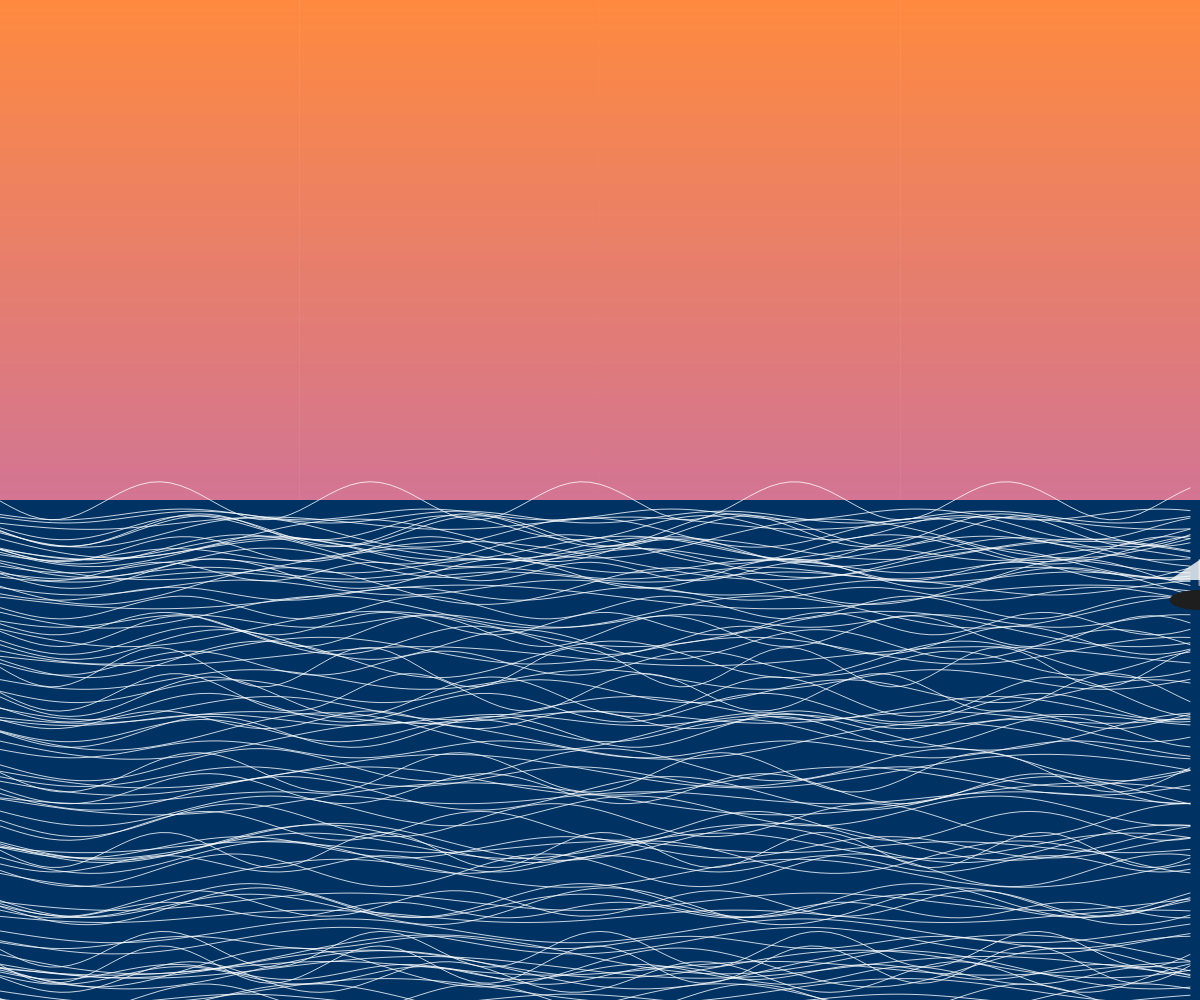
Frame 1 (no input)
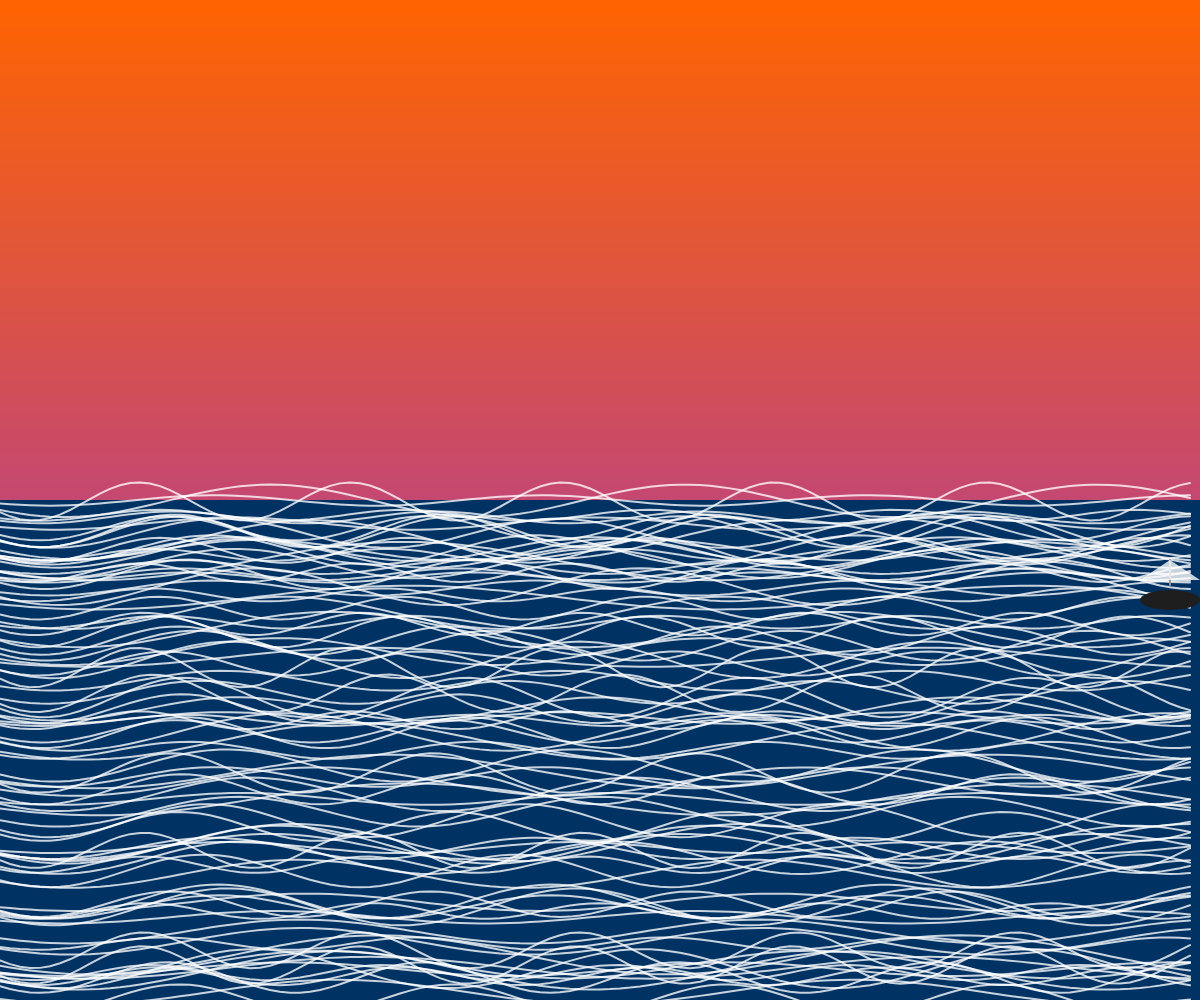
Frame 60 (no input)
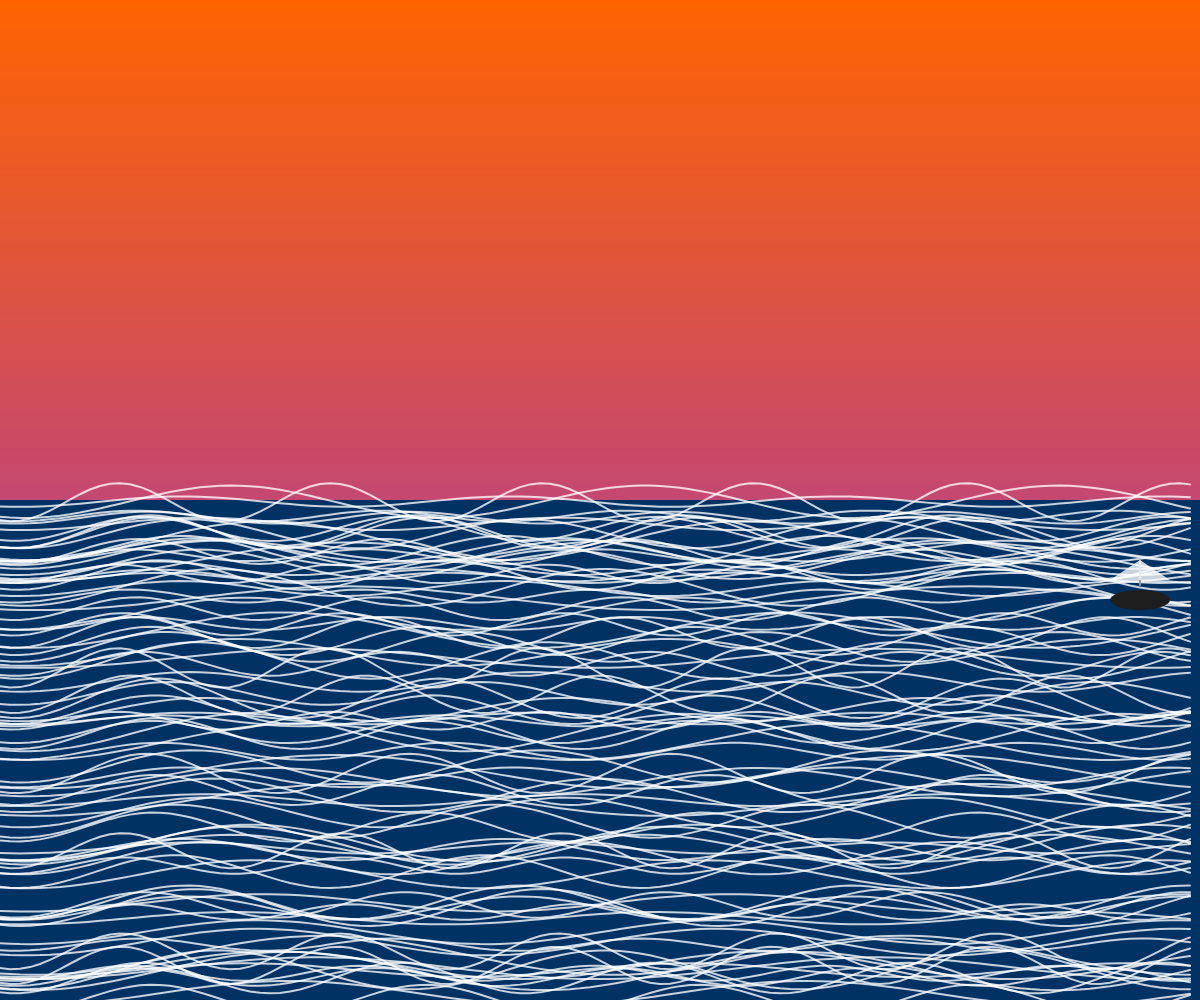
Frame 120 (the mouse pressed at the canvas centre since frame 60)

The p5.js sketch that drew these frames (run headless with seeded random() and noise() and a simulated clock; from frame 60 on, the mouse is pressed at the canvas centre):

// p5.js sketch
// ── sketch.js
let waves = [];
let boatX, boatY;
let time = 0;

function setup() {
  createCanvas(windowWidth, windowHeight);
  // Initialize waves
  for (let i = 0; i < 100; i++) {
    waves.push({
      y: random(height/2, height),
      speed: random(0.005, 0.02),
      amplitude: random(5, 20),
      frequency: random(0.01, 0.03)
    });
  }
  // Set initial boat position
  boatX = width;
  boatY = height * 0.6;
}

function draw() {
  // Sky gradient
  for (let y = 0; y < height; y++) {
    let inter = map(y, 0, height, 0, 1);
    let c = lerpColor(color(255, 100, 0), color(138, 43, 226), inter);
    stroke(c);
    line(0, y, width, y);
  }

  // Draw ocean
  fill(0, 50, 100);
  noStroke();
  rect(0, height/2, width, height/2);

  // Update and draw waves
  time += 0.01;
  for (let wave of waves) {
    wave.y += wave.speed;
    if (wave.y > height) wave.y = height/2;
    
    stroke(255, 200);
    noFill();
    beginShape();
    for (let x = 0; x < width; x += 10) {
      let y = wave.y + sin(x * wave.frequency + time) * wave.amplitude;
      vertex(x, y);
    }
    endShape();
  }

  // Draw sailboat
  boatX -= 0.5;
  if (boatX < -100) boatX = width + 100;
  
  // Boat hull
  fill(30);
  noStroke();
  ellipse(boatX, boatY, 60, 20);
  
  // Mast and sail
  stroke(150);
  strokeWeight(2);
  line(boatX, boatY - 15, boatX, boatY - 40);
  fill(255, 200);
  noStroke();
  triangle(
    boatX, boatY - 40,
    boatX - 30, boatY - 20,
    boatX + 30, boatY - 20
  );
}
